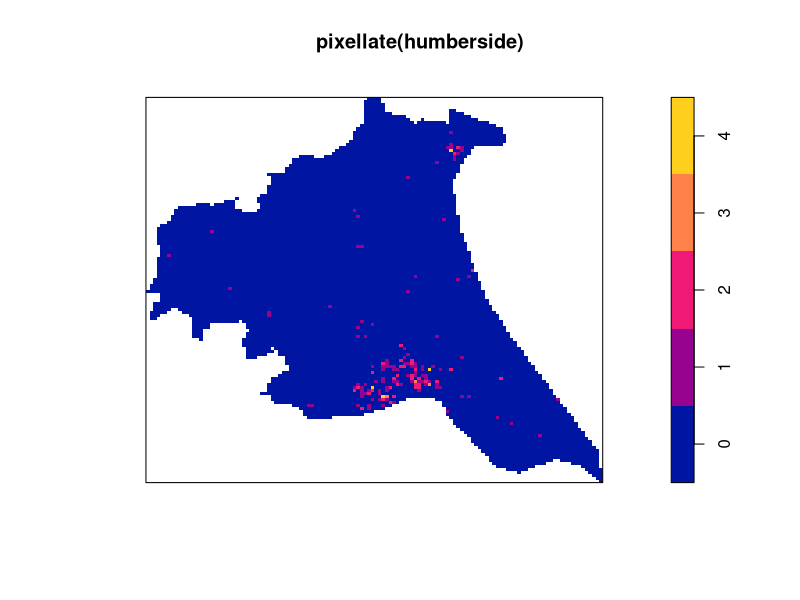
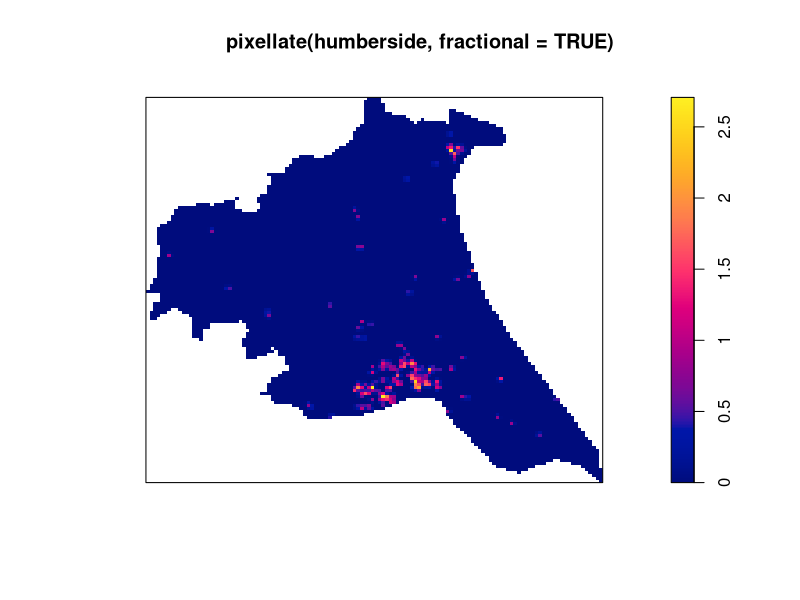

Source code (R) for these figures, in order:
library(spatstat)


### Name: pixellate.ppp
### Title: Convert Point Pattern to Pixel Image
### Aliases: pixellate.ppp as.im.ppp
### Keywords: spatial manip

### ** Examples

  data(humberside)
  plot(pixellate(humberside))
  plot(pixellate(humberside, fractional=TRUE))
